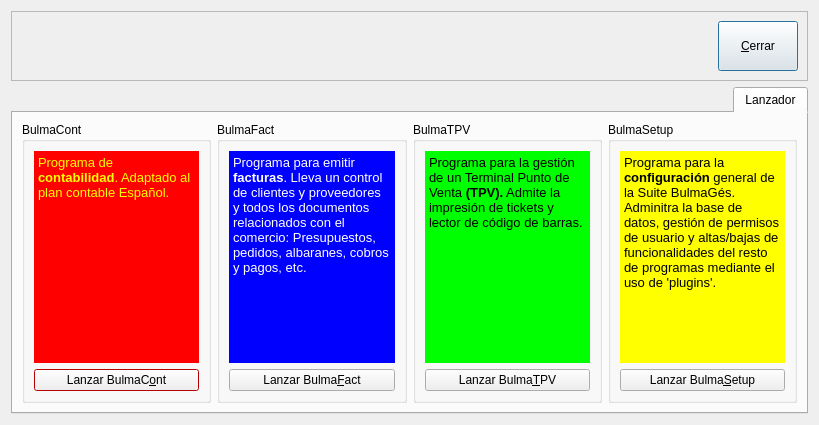
<ui version="4.0" >
 <class>BulmaLauncherBase</class>
 <widget class="QDialog" name="BulmaLauncherBase" >
  <property name="geometry" >
   <rect>
    <x>0</x>
    <y>0</y>
    <width>819</width>
    <height>425</height>
   </rect>
  </property>
  <property name="windowTitle" >
   <string>Dialog</string>
  </property>
  <layout class="QVBoxLayout" name="verticalLayout" >
   <item>
    <widget class="QFrame" name="frame" >
     <property name="sizePolicy" >
      <sizepolicy vsizetype="Fixed" hsizetype="Preferred" >
       <horstretch>0</horstretch>
       <verstretch>0</verstretch>
      </sizepolicy>
     </property>
     <property name="minimumSize" >
      <size>
       <width>0</width>
       <height>70</height>
      </size>
     </property>
     <property name="frameShape" >
      <enum>QFrame::StyledPanel</enum>
     </property>
     <property name="frameShadow" >
      <enum>QFrame::Raised</enum>
     </property>
     <layout class="QHBoxLayout" name="horizontalLayout_2" >
      <item>
       <spacer name="horizontalSpacer" >
        <property name="orientation" >
         <enum>Qt::Horizontal</enum>
        </property>
        <property name="sizeHint" stdset="0" >
         <size>
          <width>535</width>
          <height>20</height>
         </size>
        </property>
       </spacer>
      </item>
      <item>
       <widget class="QPushButton" name="mui_cerrar" >
        <property name="sizePolicy" >
         <sizepolicy vsizetype="Expanding" hsizetype="Minimum" >
          <horstretch>0</horstretch>
          <verstretch>0</verstretch>
         </sizepolicy>
        </property>
        <property name="text" >
         <string>&amp;Cerrar</string>
        </property>
       </widget>
      </item>
     </layout>
    </widget>
   </item>
   <item>
    <widget class="QTabWidget" name="tabWidget" >
     <property name="layoutDirection" >
      <enum>Qt::RightToLeft</enum>
     </property>
     <property name="tabPosition" >
      <enum>QTabWidget::North</enum>
     </property>
     <property name="tabShape" >
      <enum>QTabWidget::Rounded</enum>
     </property>
     <property name="currentIndex" >
      <number>0</number>
     </property>
     <widget class="QWidget" name="mui_tablanzador" >
      <attribute name="title" >
       <string>Lanzador</string>
      </attribute>
      <layout class="QHBoxLayout" name="horizontalLayout" >
       <item>
        <widget class="QGroupBox" name="group_bulmasetup" >
         <property name="layoutDirection" >
          <enum>Qt::LeftToRight</enum>
         </property>
         <property name="title" >
          <string>BulmaSetup</string>
         </property>
         <layout class="QVBoxLayout" name="verticalLayout_4" >
          <item>
           <widget class="QTextEdit" name="mui_textbulmasetup" >
            <property name="palette" >
             <palette>
              <active>
               <colorrole role="Base" >
                <brush brushstyle="SolidPattern" >
                 <color alpha="255" >
                  <red>255</red>
                  <green>255</green>
                  <blue>0</blue>
                 </color>
                </brush>
               </colorrole>
              </active>
              <inactive>
               <colorrole role="Base" >
                <brush brushstyle="SolidPattern" >
                 <color alpha="255" >
                  <red>255</red>
                  <green>255</green>
                  <blue>0</blue>
                 </color>
                </brush>
               </colorrole>
              </inactive>
              <disabled>
               <colorrole role="Base" >
                <brush brushstyle="SolidPattern" >
                 <color alpha="255" >
                  <red>255</red>
                  <green>255</green>
                  <blue>255</blue>
                 </color>
                </brush>
               </colorrole>
              </disabled>
             </palette>
            </property>
            <property name="frameShape" >
             <enum>QFrame::NoFrame</enum>
            </property>
            <property name="readOnly" >
             <bool>true</bool>
            </property>
            <property name="html" >
             <string>&lt;!DOCTYPE HTML PUBLIC "-//W3C//DTD HTML 4.0//EN" "http://www.w3.org/TR/REC-html40/strict.dtd">
&lt;html>&lt;head>&lt;meta name="qrichtext" content="1" />&lt;style type="text/css">
p, li { white-space: pre-wrap; }
&lt;/style>&lt;/head>&lt;body style=" font-family:'Sans Serif'; font-size:10pt; font-weight:400; font-style:normal;">
&lt;p style=" margin-top:0px; margin-bottom:0px; margin-left:0px; margin-right:0px; -qt-block-indent:0; text-indent:0px;">Programa para la &lt;span style=" font-weight:600;">configuración&lt;/span> general de la Suite BulmaGés. Adminitra la base de datos, gestión de permisos de usuario y altas/bajas de funcionalidades del resto de programas mediante el uso de 'plugins'.&lt;/p>&lt;/body>&lt;/html></string>
            </property>
           </widget>
          </item>
          <item>
           <widget class="QPushButton" name="mui_lanzabulmasetup" >
            <property name="text" >
             <string>Lanzar Bulma&amp;Setup</string>
            </property>
           </widget>
          </item>
         </layout>
        </widget>
       </item>
       <item>
        <widget class="QGroupBox" name="group_bulmatpv" >
         <property name="layoutDirection" >
          <enum>Qt::LeftToRight</enum>
         </property>
         <property name="title" >
          <string>BulmaTPV</string>
         </property>
         <layout class="QVBoxLayout" name="verticalLayout_5" >
          <item>
           <widget class="QTextEdit" name="mui_textbulmatpv" >
            <property name="palette" >
             <palette>
              <active>
               <colorrole role="Base" >
                <brush brushstyle="SolidPattern" >
                 <color alpha="255" >
                  <red>0</red>
                  <green>255</green>
                  <blue>0</blue>
                 </color>
                </brush>
               </colorrole>
              </active>
              <inactive>
               <colorrole role="Base" >
                <brush brushstyle="SolidPattern" >
                 <color alpha="255" >
                  <red>0</red>
                  <green>255</green>
                  <blue>0</blue>
                 </color>
                </brush>
               </colorrole>
              </inactive>
              <disabled>
               <colorrole role="Base" >
                <brush brushstyle="SolidPattern" >
                 <color alpha="255" >
                  <red>255</red>
                  <green>255</green>
                  <blue>255</blue>
                 </color>
                </brush>
               </colorrole>
              </disabled>
             </palette>
            </property>
            <property name="frameShape" >
             <enum>QFrame::NoFrame</enum>
            </property>
            <property name="readOnly" >
             <bool>true</bool>
            </property>
            <property name="html" >
             <string>&lt;!DOCTYPE HTML PUBLIC "-//W3C//DTD HTML 4.0//EN" "http://www.w3.org/TR/REC-html40/strict.dtd">
&lt;html>&lt;head>&lt;meta name="qrichtext" content="1" />&lt;style type="text/css">
p, li { white-space: pre-wrap; }
&lt;/style>&lt;/head>&lt;body style=" font-family:'Sans Serif'; font-size:10pt; font-weight:400; font-style:normal;">
&lt;p style=" margin-top:0px; margin-bottom:0px; margin-left:0px; margin-right:0px; -qt-block-indent:0; text-indent:0px;">Programa para la gestión de un Terminal Punto de Venta &lt;span style=" font-weight:600;">(TPV).&lt;/span> Admite la impresión de tickets y lector de código de barras.&lt;/p>&lt;/body>&lt;/html></string>
            </property>
           </widget>
          </item>
          <item>
           <widget class="QPushButton" name="mui_lanzabulmatpv" >
            <property name="text" >
             <string>Lanzar Bulma&amp;TPV</string>
            </property>
           </widget>
          </item>
         </layout>
        </widget>
       </item>
       <item>
        <widget class="QGroupBox" name="group_bulmafact" >
         <property name="layoutDirection" >
          <enum>Qt::LeftToRight</enum>
         </property>
         <property name="title" >
          <string>BulmaFact</string>
         </property>
         <layout class="QVBoxLayout" name="verticalLayout_3" >
          <item>
           <widget class="QTextEdit" name="mui_textbulmafact" >
            <property name="palette" >
             <palette>
              <active>
               <colorrole role="Text" >
                <brush brushstyle="SolidPattern" >
                 <color alpha="255" >
                  <red>255</red>
                  <green>255</green>
                  <blue>255</blue>
                 </color>
                </brush>
               </colorrole>
               <colorrole role="Base" >
                <brush brushstyle="SolidPattern" >
                 <color alpha="255" >
                  <red>0</red>
                  <green>0</green>
                  <blue>255</blue>
                 </color>
                </brush>
               </colorrole>
              </active>
              <inactive>
               <colorrole role="Text" >
                <brush brushstyle="SolidPattern" >
                 <color alpha="255" >
                  <red>255</red>
                  <green>255</green>
                  <blue>255</blue>
                 </color>
                </brush>
               </colorrole>
               <colorrole role="Base" >
                <brush brushstyle="SolidPattern" >
                 <color alpha="255" >
                  <red>0</red>
                  <green>0</green>
                  <blue>255</blue>
                 </color>
                </brush>
               </colorrole>
              </inactive>
              <disabled>
               <colorrole role="Text" >
                <brush brushstyle="SolidPattern" >
                 <color alpha="255" >
                  <red>126</red>
                  <green>125</green>
                  <blue>124</blue>
                 </color>
                </brush>
               </colorrole>
               <colorrole role="Base" >
                <brush brushstyle="SolidPattern" >
                 <color alpha="255" >
                  <red>255</red>
                  <green>255</green>
                  <blue>255</blue>
                 </color>
                </brush>
               </colorrole>
              </disabled>
             </palette>
            </property>
            <property name="frameShape" >
             <enum>QFrame::NoFrame</enum>
            </property>
            <property name="readOnly" >
             <bool>true</bool>
            </property>
            <property name="html" >
             <string>&lt;!DOCTYPE HTML PUBLIC "-//W3C//DTD HTML 4.0//EN" "http://www.w3.org/TR/REC-html40/strict.dtd">
&lt;html>&lt;head>&lt;meta name="qrichtext" content="1" />&lt;style type="text/css">
p, li { white-space: pre-wrap; }
&lt;/style>&lt;/head>&lt;body style=" font-family:'Sans Serif'; font-size:10pt; font-weight:400; font-style:normal;">
&lt;p style=" margin-top:0px; margin-bottom:0px; margin-left:0px; margin-right:0px; -qt-block-indent:0; text-indent:0px;">Programa para emitir &lt;span style=" font-weight:600;">facturas&lt;/span>. Lleva un control de clientes y proveedores y todos los documentos relacionados con el comercio: Presupuestos, pedidos, albaranes, cobros y pagos, etc.&lt;/p>&lt;/body>&lt;/html></string>
            </property>
           </widget>
          </item>
          <item>
           <widget class="QPushButton" name="mui_lanzabulmafact" >
            <property name="text" >
             <string>Lanzar Bulma&amp;Fact</string>
            </property>
           </widget>
          </item>
         </layout>
        </widget>
       </item>
       <item>
        <widget class="QGroupBox" name="group_bulmacont" >
         <property name="palette" >
          <palette>
           <active>
            <colorrole role="Base" >
             <brush brushstyle="SolidPattern" >
              <color alpha="255" >
               <red>255</red>
               <green>255</green>
               <blue>255</blue>
              </color>
             </brush>
            </colorrole>
            <colorrole role="Window" >
             <brush brushstyle="SolidPattern" >
              <color alpha="255" >
               <red>255</red>
               <green>0</green>
               <blue>0</blue>
              </color>
             </brush>
            </colorrole>
           </active>
           <inactive>
            <colorrole role="Base" >
             <brush brushstyle="SolidPattern" >
              <color alpha="255" >
               <red>255</red>
               <green>255</green>
               <blue>255</blue>
              </color>
             </brush>
            </colorrole>
            <colorrole role="Window" >
             <brush brushstyle="SolidPattern" >
              <color alpha="255" >
               <red>255</red>
               <green>0</green>
               <blue>0</blue>
              </color>
             </brush>
            </colorrole>
           </inactive>
           <disabled>
            <colorrole role="Base" >
             <brush brushstyle="SolidPattern" >
              <color alpha="255" >
               <red>255</red>
               <green>0</green>
               <blue>0</blue>
              </color>
             </brush>
            </colorrole>
            <colorrole role="Window" >
             <brush brushstyle="SolidPattern" >
              <color alpha="255" >
               <red>255</red>
               <green>0</green>
               <blue>0</blue>
              </color>
             </brush>
            </colorrole>
           </disabled>
          </palette>
         </property>
         <property name="layoutDirection" >
          <enum>Qt::LeftToRight</enum>
         </property>
         <property name="title" >
          <string>BulmaCont</string>
         </property>
         <layout class="QVBoxLayout" name="verticalLayout_2" >
          <item>
           <widget class="QTextEdit" name="mui_textbulmacont" >
            <property name="palette" >
             <palette>
              <active>
               <colorrole role="Text" >
                <brush brushstyle="SolidPattern" >
                 <color alpha="255" >
                  <red>255</red>
                  <green>255</green>
                  <blue>0</blue>
                 </color>
                </brush>
               </colorrole>
               <colorrole role="Base" >
                <brush brushstyle="SolidPattern" >
                 <color alpha="255" >
                  <red>255</red>
                  <green>0</green>
                  <blue>0</blue>
                 </color>
                </brush>
               </colorrole>
              </active>
              <inactive>
               <colorrole role="Text" >
                <brush brushstyle="SolidPattern" >
                 <color alpha="255" >
                  <red>255</red>
                  <green>255</green>
                  <blue>0</blue>
                 </color>
                </brush>
               </colorrole>
               <colorrole role="Base" >
                <brush brushstyle="SolidPattern" >
                 <color alpha="255" >
                  <red>255</red>
                  <green>0</green>
                  <blue>0</blue>
                 </color>
                </brush>
               </colorrole>
              </inactive>
              <disabled>
               <colorrole role="Text" >
                <brush brushstyle="SolidPattern" >
                 <color alpha="255" >
                  <red>126</red>
                  <green>125</green>
                  <blue>124</blue>
                 </color>
                </brush>
               </colorrole>
               <colorrole role="Base" >
                <brush brushstyle="SolidPattern" >
                 <color alpha="255" >
                  <red>255</red>
                  <green>0</green>
                  <blue>0</blue>
                 </color>
                </brush>
               </colorrole>
              </disabled>
             </palette>
            </property>
            <property name="frameShape" >
             <enum>QFrame::NoFrame</enum>
            </property>
            <property name="readOnly" >
             <bool>true</bool>
            </property>
            <property name="html" >
             <string>&lt;!DOCTYPE HTML PUBLIC "-//W3C//DTD HTML 4.0//EN" "http://www.w3.org/TR/REC-html40/strict.dtd">
&lt;html>&lt;head>&lt;meta name="qrichtext" content="1" />&lt;style type="text/css">
p, li { white-space: pre-wrap; }
&lt;/style>&lt;/head>&lt;body style=" font-family:'Sans Serif'; font-size:10pt; font-weight:400; font-style:normal;">
&lt;p style=" margin-top:0px; margin-bottom:0px; margin-left:0px; margin-right:0px; -qt-block-indent:0; text-indent:0px;">Programa de &lt;span style=" font-weight:600;">contabilidad&lt;/span>. Adaptado al plan contable Español.&lt;/p>&lt;/body>&lt;/html></string>
            </property>
           </widget>
          </item>
          <item>
           <widget class="QPushButton" name="mui_lanzabulmacont" >
            <property name="text" >
             <string>Lanzar BulmaC&amp;ont</string>
            </property>
           </widget>
          </item>
         </layout>
        </widget>
       </item>
      </layout>
     </widget>
    </widget>
   </item>
  </layout>
 </widget>
 <resources/>
 <connections/>
</ui>
